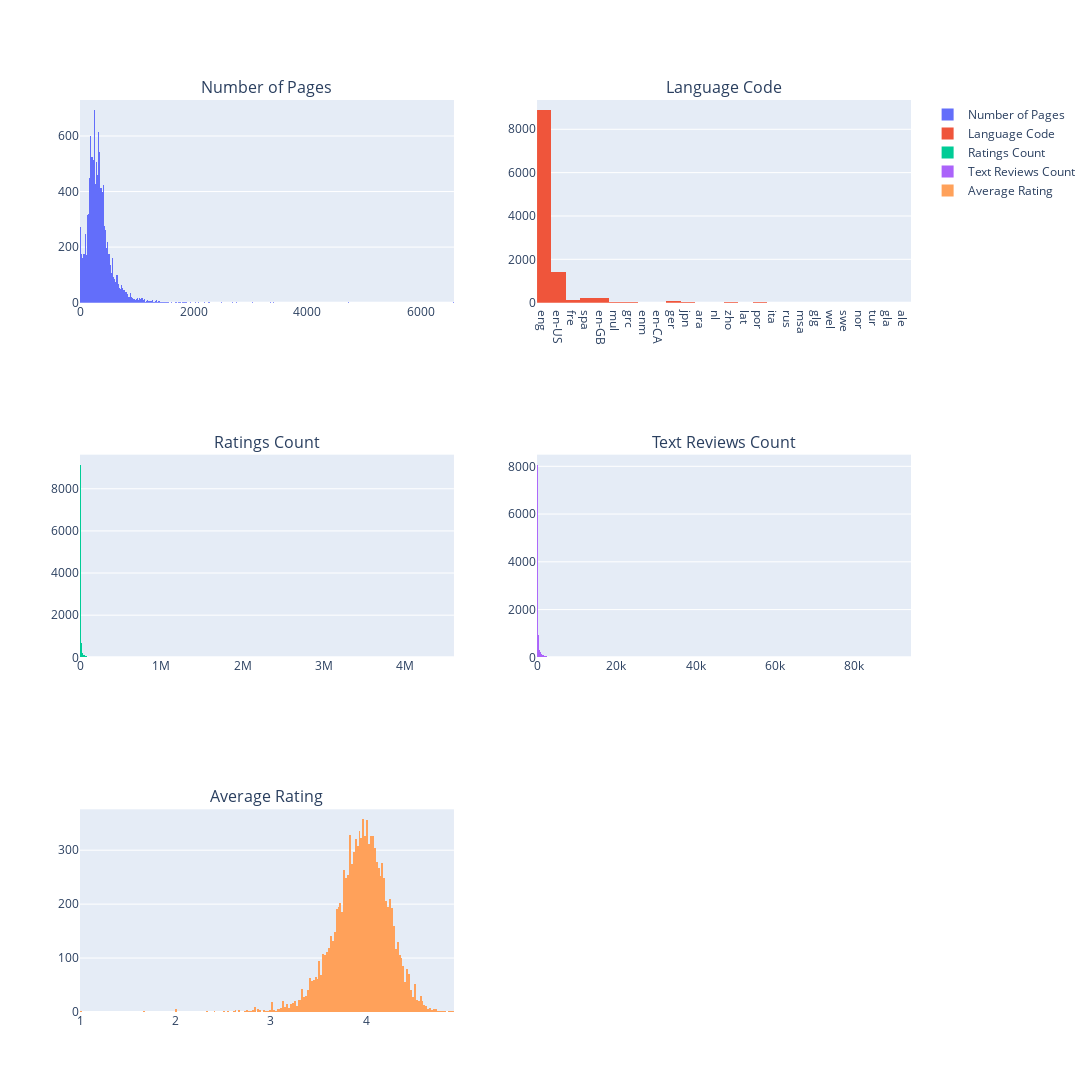

This figure's notebook cell:
### Code cell
# plot histograms for num_pages, language_code, ratings_count, text_reviews_count, average_rating using plotly
from plotly.subplots import make_subplots
fig = make_subplots(rows=3, cols=2, subplot_titles=("Number of Pages", "Language Code", "Ratings Count", "Text Reviews Count", "Average Rating"))
fig.add_trace(go.Histogram(x=goodreads['num_pages'], name='Number of Pages'), row=1, col=1)
fig.add_trace(go.Histogram(x=goodreads['language_code'], name='Language Code'), row=1, col=2)
fig.add_trace(go.Histogram(x=goodreads['ratings_count'], name='Ratings Count'), row=2, col=1)
fig.add_trace(go.Histogram(x=goodreads['text_reviews_count'], name='Text Reviews Count'), row=2, col=2)
fig.add_trace(go.Histogram(x=goodreads['average_rating'], name='Average Rating'), row=3, col=1)
fig.update_layout(height=1200, width=1200,)
                  # title_text="Histograms for Number of Pages, Language Code, Ratings Count, Text Reviews Count, Average Rating")
fig.show()

### Figure 1 — Plotly figure (JSON) as saved in the notebook; plotly's stock layout.template omitted (floating-point values rounded to 4 significant figures; data arrays with more than 128 entries replaced by an {"elided": "..."} marker saying what was removed)
{"data": [{"name": "Number of Pages", "type": "histogram", "x": {"elided": "11096 int values"}, "xaxis": "x", "yaxis": "y"}, {"name": "Language Code", "type": "histogram", "x": {"elided": "11096 str values"}, "xaxis": "x2", "yaxis": "y2"}, {"name": "Ratings Count", "type": "histogram", "x": {"elided": "11096 int values"}, "xaxis": "x3", "yaxis": "y3"}, {"name": "Text Reviews Count", "type": "histogram", "x": {"elided": "11096 int values"}, "xaxis": "x4", "yaxis": "y4"}, {"name": "Average Rating", "type": "histogram", "x": {"elided": "11096 float values"}, "xaxis": "x5", "yaxis": "y5"}], "layout": {"annotations": [{"font": {"size": 16}, "showarrow": false, "text": "Number of Pages", "x": 0.225, "xanchor": "center", "xref": "paper", "y": 1, "yanchor": "bottom", "yref": "paper"}, {"font": {"size": 16}, "showarrow": false, "text": "Language Code", "x": 0.775, "xanchor": "center", "xref": "paper", "y": 1, "yanchor": "bottom", "yref": "paper"}, {"font": {"size": 16}, "showarrow": false, "text": "Ratings Count", "x": 0.225, "xanchor": "center", "xref": "paper", "y": 0.6111, "yanchor": "bottom", "yref": "paper"}, {"font": {"size": 16}, "showarrow": false, "text": "Text Reviews Count", "x": 0.775, "xanchor": "center", "xref": "paper", "y": 0.6111, "yanchor": "bottom", "yref": "paper"}, {"font": {"size": 16}, "showarrow": false, "text": "Average Rating", "x": 0.225, "xanchor": "center", "xref": "paper", "y": 0.2222, "yanchor": "bottom", "yref": "paper"}], "height": 1200, "width": 1200, "xaxis": {"anchor": "y", "domain": [0, 0.45]}, "xaxis2": {"anchor": "y2", "domain": [0.55, 1]}, "xaxis3": {"anchor": "y3", "domain": [0, 0.45]}, "xaxis4": {"anchor": "y4", "domain": [0.55, 1]}, "xaxis5": {"anchor": "y5", "domain": [0, 0.45]}, "xaxis6": {"anchor": "y6", "domain": [0.55, 1]}, "yaxis": {"anchor": "x", "domain": [0.7778, 1]}, "yaxis2": {"anchor": "x2", "domain": [0.7778, 1]}, "yaxis3": {"anchor": "x3", "domain": [0.3889, 0.6111]}, "yaxis4": {"anchor": "x4", "domain": [0.3889, 0.6111]}, "yaxis5": {"anchor": "x5", "domain": [0, 0.2222]}, "yaxis6": {"anchor": "x6", "domain": [0, 0.2222]}}}
